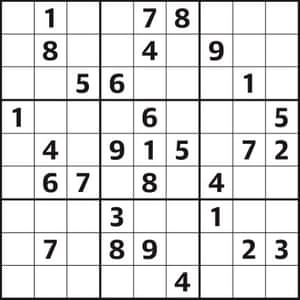
#> input picture sudoku-analysis/imgs/examples/1.jpg, 300 x 300 px, given in place of 7.jpg, which was not available
$ jupyter execute --allow-errors sudoku_grid_detection.ipynb
#> lines starting #> are read from the running program, lines starting #| are printed output that depends on the picture; after the words box and inside, x2 and y2 are one past the last pixel; in counts of white or black regions, pixels touching at a corner belong together; pictures that were not available may be replaced by others from this repository, and a replacement may not be noted
[cell 1]
import math
import operator
import cv2 as cv
import numpy as np
from matplotlib import pyplot as plt
from tensorflow import keras
from tensorflow.keras import utils
from tensorflow.keras.models import Sequential
from tensorflow.keras.callbacks import ModelCheckpoint
from tensorflow.keras.backend import image_data_format
from tensorflow.keras.layers import Dense, Dropout, Flatten, Conv2D, MaxPooling2D

[cell 2]
relative_path = "./imgs/examples/"
filenames = [
    "1.jpg",
    "2.jpeg",
    "3.jpeg",
    "4.png",
    "5.png",
    "6.jpeg",
    "7.jpg"
]
def get_image(index):
    return f"{relative_path}{filenames[index]}"

[cell 3]
image = cv.imread(get_image(6))
#> image is the input picture: shape (300, 300, 3); mean B, G, R 223.3, 223.2, 223.3
gray = cv.cvtColor(image, cv.COLOR_BGR2GRAY)

plt.imshow(gray)

[cell 4]
blurred = cv.GaussianBlur(gray.copy(), (7,7), 0)
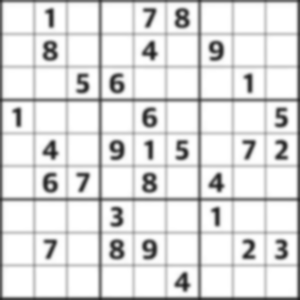
#> blurred: shape (300, 300); min 33, max 255, mean 223.7
processed_image = cv.adaptiveThreshold(blurred, 255, cv.ADAPTIVE_THRESH_GAUSSIAN_C, cv.THRESH_BINARY_INV, 11, 2)
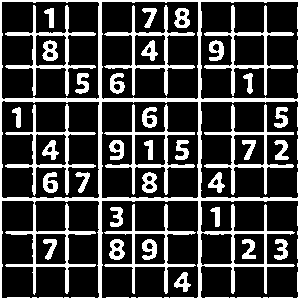
#> processed_image: shape (300, 300); 25.4% white; 38 white regions
countours, _ = cv.findContours(processed_image, cv.RETR_TREE, cv.CHAIN_APPROX_NONE)
#> countours = 75 contours; largest, box (x1, y1, x2, y2) and area: (0, 0, 300, 300) 89401, (101, 200, 199, 299) 9406, (1, 1, 100, 100) 9402, (200, 1, 299, 100) 9393, (101, 1, 199, 100) 9392
sudoku_grid = sorted(countours, key=cv.contourArea, reverse=True)[0]
#> sudoku_grid = contour of 1196 points, box (x1, y1, x2, y2) (0, 0, 300, 300), area 89401

plt.imshow(cv.drawContours(image.copy(), sudoku_grid, -1, (255,255,255), 3))
plt.figure()

epsilon = 0.1 * cv.arcLength(sudoku_grid,True)
#> epsilon = 119.6
grid_edges = cv.approxPolyDP(sudoku_grid, epsilon,True)
#> grid_edges = [[0, 0], [0, 299], [299, 299], [299, 0]]
continuous_curve = cv.drawContours(image, [grid_edges], -1, (255,255,255), 3)
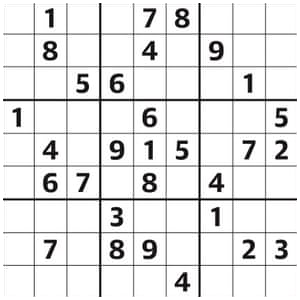
#> continuous_curve: shape (300, 300, 3); mean B, G, R 229.9, 229.8, 229.9

plt.imshow(continuous_curve)

[cell 5]
longest_side = max(
    [
        cv.norm(grid_edges[0][0], grid_edges[1][0]), # top left vs top right
        cv.norm(grid_edges[1][0], grid_edges[2][0]), # top right vs bottom right
        cv.norm(grid_edges[2][0], grid_edges[3][0]), # bottom right vs bottom left
        cv.norm(grid_edges[3][0], grid_edges[0][0])  # bottom left vs top left
    ]
)
#> longest_side = 299
print(longest_side)
#| 299.0

[cell 6]
def rotate_image(image, angle):
#> called with angle = 90
  image_center = tuple(np.array(image.shape[1::-1]) / 2)
#> image_center = (150, 150)
  rot_mat = cv.getRotationMatrix2D(image_center, angle, 1.0)
  result = cv.warpAffine(image, rot_mat, image.shape[1::-1], flags=cv.INTER_LINEAR)
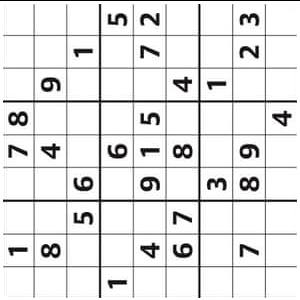
#> result: shape (300, 300, 3); mean B, G, R 229, 229, 229.1
  return result

[cell 7]
plt.imshow(rotate_image(image, 90))

[cell 8]
src = np.array([grid_edges[1][0], grid_edges[0][0], grid_edges[3][0], grid_edges[2][0]], dtype=np.float32)
#> src = [[0, 299], [0, 0], [299, 0], [299, 299]]

dst = np.array([[0, 0], [longest_side - 1, 0], [longest_side - 1, longest_side - 1], [0, longest_side - 1]], dtype=np.float32)
#> dst = [[0, 0], [298, 0], [298, 298], [0, 298]]
tranformed_perspective = cv.getPerspectiveTransform(src, dst)
#> tranformed_perspective = [[0, -0.997, 298], [0.997, 0, 0], [0, 0, 1]]
testing = cv.warpPerspective(image.copy(), tranformed_perspective, (int(longest_side), int(longest_side)))
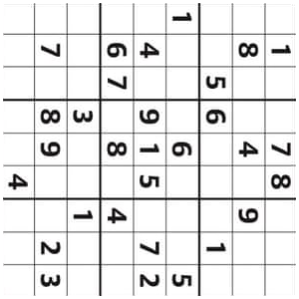
#> testing: shape (299, 299, 3); mean B, G, R 229.9, 229.8, 229.9
angle = 90
testing = rotate_image(testing, angle)
#> call 2 of rotate_image, with angle = 90
#> in rotate_image (call 2), `result = cv.warpAffine(image, rot_mat, image.shape[1::-1], flags=cv.IN..`:
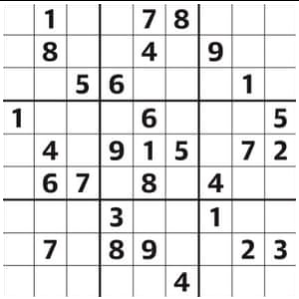
#> result: shape (299, 299, 3); mean B, G, R 229, 229, 229.1
plt.imshow(testing)

[cell 9]
processed_image = cv.cvtColor(testing.copy(),cv.COLOR_BGR2GRAY)
#> processed_image: shape (299, 299)
cv.bitwise_not(processed_image, processed_image)
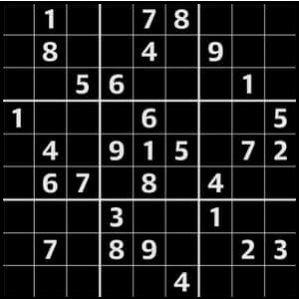
#> processed_image: shape (299, 299); min 0, max 255, mean 26
plt.imshow(processed_image)
plt.figure()
numbers = []
for i in range(9):
    for j in range(9):
        width = int(processed_image.shape[0]/9)
        height = int(processed_image.shape[1]/9)
        numbers.append(processed_image[i*width:i*width + width,j*height:j*height + height])
#> after the loop, numbers = 81 items
